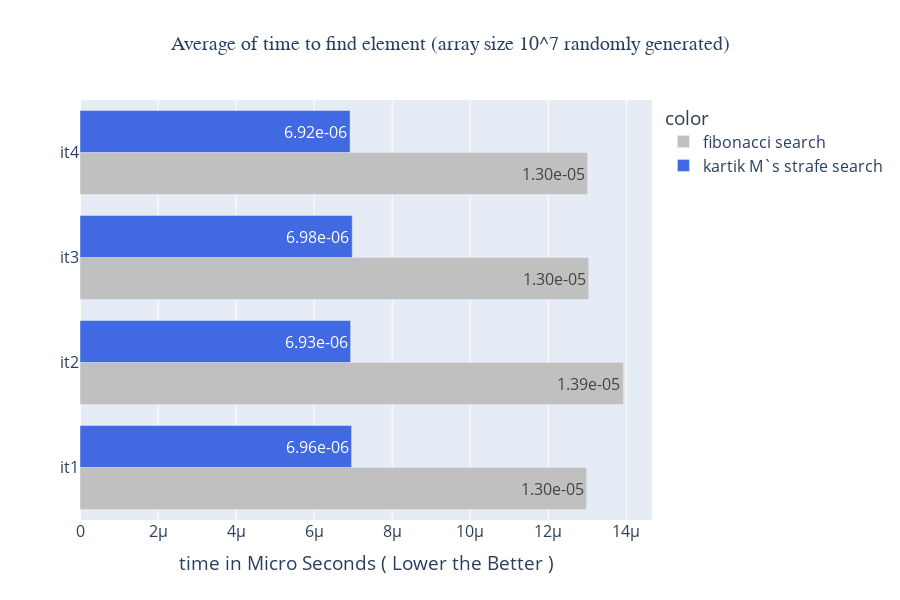

Here is the notebook cell this chart was saved with:
### Code cell
x=[1.2980801210255664e-05,6.96000316147728e-06,1.3924962018070527e-05,6.934916791217938e-06,1.3035727672364693e-05,6.976935746397794e-06,1.3009138193582566e-05,6.9210661320033975e-06]
bb=px.bar(y=["it1","it1","it2","it2","it3","it3","it4","it4"],x=[1.2980801210255664e-05,6.96000316147728e-06,1.3924962018070527e-05,6.934916791217938e-06,1.3035727672364693e-05,6.976935746397794e-06,1.3009138193582566e-05,6.9210661320033975e-06]
          ,width=900,height=600,
          labels={"y" : " ","x":"time in Micro Seconds ( Lower the Better )"},title="Average of time to find element (array size 10^7 randomly generated)",
          barmode="group",
                 color_discrete_sequence=["silver", "royalblue"],text=[f" {i:2.2e}".format(i) for  i in x]
         ,color=["fibonacci search" if i%2 == 0 else "kartik M`s strafe search" for i in range(2,10)])
bb.update_layout(
    title_font_family="Times New Roman",
    title_font_size=20,
    title_x=0.5,
    font_size=16
    
)

### Figure 1 — Plotly figure (JSON) as saved in the notebook; plotly's stock layout.template omitted (floating-point values rounded to 4 significant figures)
{"data": [{"alignmentgroup": "True", "hovertemplate": "color=fibonacci search<br>time in Micro Seconds ( Lower the Better )=%{x}<br> =%{y}<br>text=%{text}<extra></extra>", "legendgroup": "fibonacci search", "marker": {"color": "silver", "pattern": {"shape": ""}}, "name": "fibonacci search", "offsetgroup": "fibonacci search", "orientation": "h", "showlegend": true, "text": [" 1.30e-05", " 1.39e-05", " 1.30e-05", " 1.30e-05"], "textposition": "auto", "type": "bar", "visible": true, "x": [1.298e-05, 1.392e-05, 1.304e-05, 1.301e-05], "xaxis": "x", "y": ["it1", "it2", "it3", "it4"], "yaxis": "y"}, {"alignmentgroup": "True", "hovertemplate": "color=kartik M`s strafe search<br>time in Micro Seconds ( Lower the Better )=%{x}<br> =%{y}<br>text=%{text}<extra></extra>", "legendgroup": "kartik M`s strafe search", "marker": {"color": "royalblue", "pattern": {"shape": ""}}, "name": "kartik M`s strafe search", "offsetgroup": "kartik M`s strafe search", "orientation": "h", "showlegend": true, "text": [" 6.96e-06", " 6.93e-06", " 6.98e-06", " 6.92e-06"], "textposition": "auto", "type": "bar", "visible": true, "x": [6.96e-06, 6.935e-06, 6.977e-06, 6.921e-06], "xaxis": "x", "y": ["it1", "it2", "it3", "it4"], "yaxis": "y"}], "layout": {"barmode": "group", "font": {"size": 16}, "height": 600, "legend": {"title": {"text": "color"}, "tracegroupgap": 0}, "title": {"font": {"family": "Times New Roman", "size": 20}, "text": "Average of time to find element (array size 10^7 randomly generated)", "x": 0.5}, "width": 900, "xaxis": {"anchor": "y", "autorange": true, "domain": [0, 1], "range": [0, 1.466e-05], "title": {"text": "time in Micro Seconds ( Lower the Better )"}, "type": "linear"}, "yaxis": {"anchor": "x", "autorange": true, "domain": [0, 1], "range": [-0.5, 3.5], "title": {"text": " "}, "type": "category"}}}
